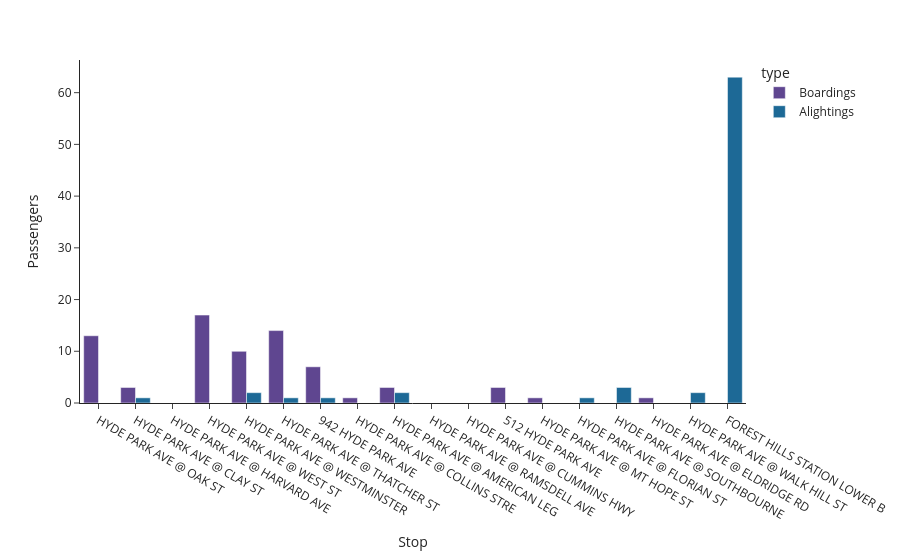

The code cell stored with this chart in its notebook:
### Code cell
px.bar(
    pivot,
    x="stop_name",
    y="passengers",
    color="type",
    barmode="group",
    category_orders={"stop_name": pivot["stop_name"].unique()},
    template="simple_white",
    color_discrete_sequence=px.colors.qualitative.Prism,
    labels={
        "stop_name": "Stop",
        "passengers": "Passengers",
    },
)

### Figure 1 — Plotly figure (JSON) as saved in the notebook; plotly's stock layout.template omitted (floating-point values rounded to 4 significant figures)
{"data": [{"alignmentgroup": "True", "hovertemplate": "type=Boardings<br>Stop=%{x}<br>Passengers=%{y}<extra></extra>", "legendgroup": "Boardings", "marker": {"color": "rgb(95, 70, 144)", "pattern": {"shape": ""}}, "name": "Boardings", "offsetgroup": "Boardings", "orientation": "v", "showlegend": true, "textposition": "auto", "type": "bar", "x": ["HYDE PARK AVE @ OAK ST", "HYDE PARK AVE @ CLAY ST", "HYDE PARK AVE @ HARVARD AVE", "HYDE PARK AVE @ WEST ST", "HYDE PARK AVE @ WESTMINSTER", "HYDE PARK AVE @ THATCHER ST", "942 HYDE PARK AVE", "HYDE PARK AVE @ COLLINS STRE", "HYDE PARK AVE @ AMERICAN LEG", "HYDE PARK AVE @ RAMSDELL AVE", "HYDE PARK AVE @ CUMMINS HWY", "512 HYDE PARK AVE", "HYDE PARK AVE @ MT HOPE ST", "HYDE PARK AVE @ FLORIAN ST", "HYDE PARK AVE @ SOUTHBOURNE", "HYDE PARK AVE @ ELDRIDGE RD", "HYDE PARK AVE @ WALK HILL ST", "FOREST HILLS STATION LOWER B"], "xaxis": "x", "y": [13, 3, 0, 17, 10, 14, 7, 1, 3, 0, 0, 3, 1, 0, 0, 1, 0, 0], "yaxis": "y"}, {"alignmentgroup": "True", "hovertemplate": "type=Alightings<br>Stop=%{x}<br>Passengers=%{y}<extra></extra>", "legendgroup": "Alightings", "marker": {"color": "rgb(29, 105, 150)", "pattern": {"shape": ""}}, "name": "Alightings", "offsetgroup": "Alightings", "orientation": "v", "showlegend": true, "textposition": "auto", "type": "bar", "x": ["HYDE PARK AVE @ OAK ST", "HYDE PARK AVE @ CLAY ST", "HYDE PARK AVE @ HARVARD AVE", "HYDE PARK AVE @ WEST ST", "HYDE PARK AVE @ WESTMINSTER", "HYDE PARK AVE @ THATCHER ST", "942 HYDE PARK AVE", "HYDE PARK AVE @ COLLINS STRE", "HYDE PARK AVE @ AMERICAN LEG", "HYDE PARK AVE @ RAMSDELL AVE", "HYDE PARK AVE @ CUMMINS HWY", "512 HYDE PARK AVE", "HYDE PARK AVE @ MT HOPE ST", "HYDE PARK AVE @ FLORIAN ST", "HYDE PARK AVE @ SOUTHBOURNE", "HYDE PARK AVE @ ELDRIDGE RD", "HYDE PARK AVE @ WALK HILL ST", "FOREST HILLS STATION LOWER B"], "xaxis": "x", "y": [0, 1, 0, 0, 2, 1, 1, 0, 2, 0, 0, 0, 0, 1, 3, 0, 2, 63], "yaxis": "y"}], "layout": {"barmode": "group", "legend": {"title": {"text": "type"}, "tracegroupgap": 0}, "margin": {"t": 60}, "xaxis": {"anchor": "y", "categoryarray": ["HYDE PARK AVE @ OAK ST", "HYDE PARK AVE @ CLAY ST", "HYDE PARK AVE @ HARVARD AVE", "HYDE PARK AVE @ WEST ST", "HYDE PARK AVE @ WESTMINSTER", "HYDE PARK AVE @ THATCHER ST", "942 HYDE PARK AVE", "HYDE PARK AVE @ COLLINS STRE", "HYDE PARK AVE @ AMERICAN LEG", "HYDE PARK AVE @ RAMSDELL AVE", "HYDE PARK AVE @ CUMMINS HWY", "512 HYDE PARK AVE", "HYDE PARK AVE @ MT HOPE ST", "HYDE PARK AVE @ FLORIAN ST", "HYDE PARK AVE @ SOUTHBOURNE", "HYDE PARK AVE @ ELDRIDGE RD", "HYDE PARK AVE @ WALK HILL ST", "FOREST HILLS STATION LOWER B"], "categoryorder": "array", "domain": [0, 1], "title": {"text": "Stop"}}, "yaxis": {"anchor": "x", "domain": [0, 1], "title": {"text": "Passengers"}}}}
